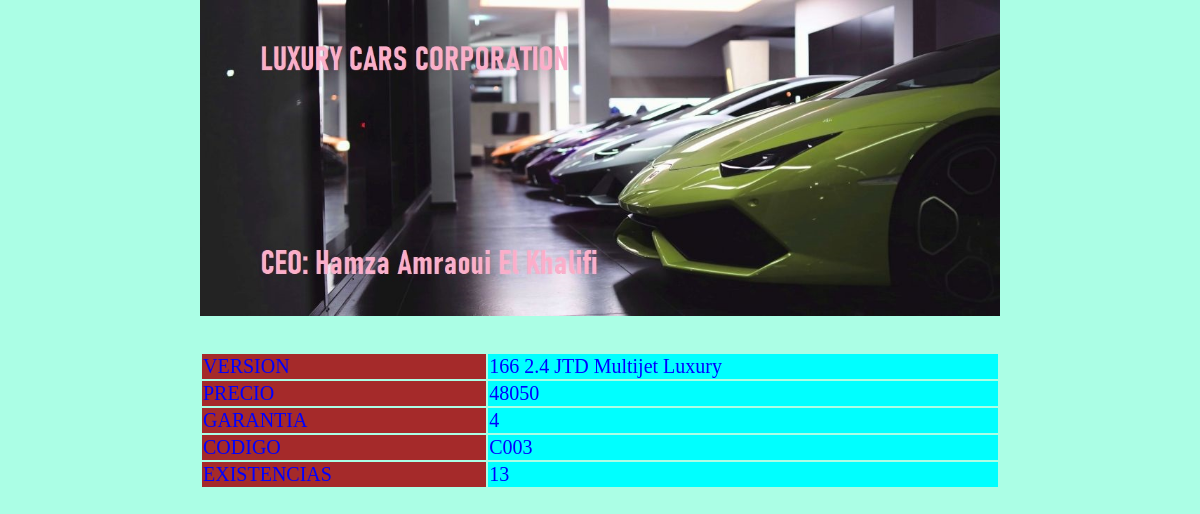
Page /mostrar.php?cod=C003 on the committed database.
### tables this page shows
CREATE TABLE `coches` (
  `MARCA` varchar(255) DEFAULT NULL,
  `MODELO` varchar(255) DEFAULT NULL,
  `VERSION` varchar(255) DEFAULT NULL,
  `PRECIO` double DEFAULT NULL,
  `GARANTIA` double DEFAULT NULL,
  `CODIGO` varchar(255) NOT NULL,
  `EXISTENCIAS` double DEFAULT NULL,
  PRIMARY KEY (`CODIGO`)
);

### web/mostrar.php (the view, shortened to what this page needs)
<html>
<head>
</head>
<center><img src="Banner1.jpg" width ="800"><br><br><br>
<?php
$cod = $_GET['cod'];
$con=mysqli_connect("db","root","root","miapp");
$result=$con->query("select * from coches where codigo='$cod'");
while($data = mysqli_fetch_row($result)){
    echo "<table>
         <tr><td id='cab'>VERSION</td><td>$data[2]</td></tr>
         <tr><td id='cab'>PRECIO</td><td>$data[3]</td></tr>
         <tr><td id='cab'>GARANTIA</td><td>$data[4]</td></tr>
         <tr><td id='cab'>CODIGO</td><td>$data[5]</td></tr>
         <tr><td id='cab'>EXISTENCIAS</td><td>$data[6]</td></tr>
         </table>";
}
?>
</body>

### web/mostrar.php (style rules this page uses)
table { width:800px; }
td { height:20px; font-family: tahoma; font-size: 20px; color:blue; background-color: aqua; }
#cab { background-color: brown; }

### rows in the picture
coches: VERSION "166 2.4 JTD Multijet Luxury", PRECIO "48050", GARANTIA "4", CODIGO "C003", EXISTENCIAS "13"
